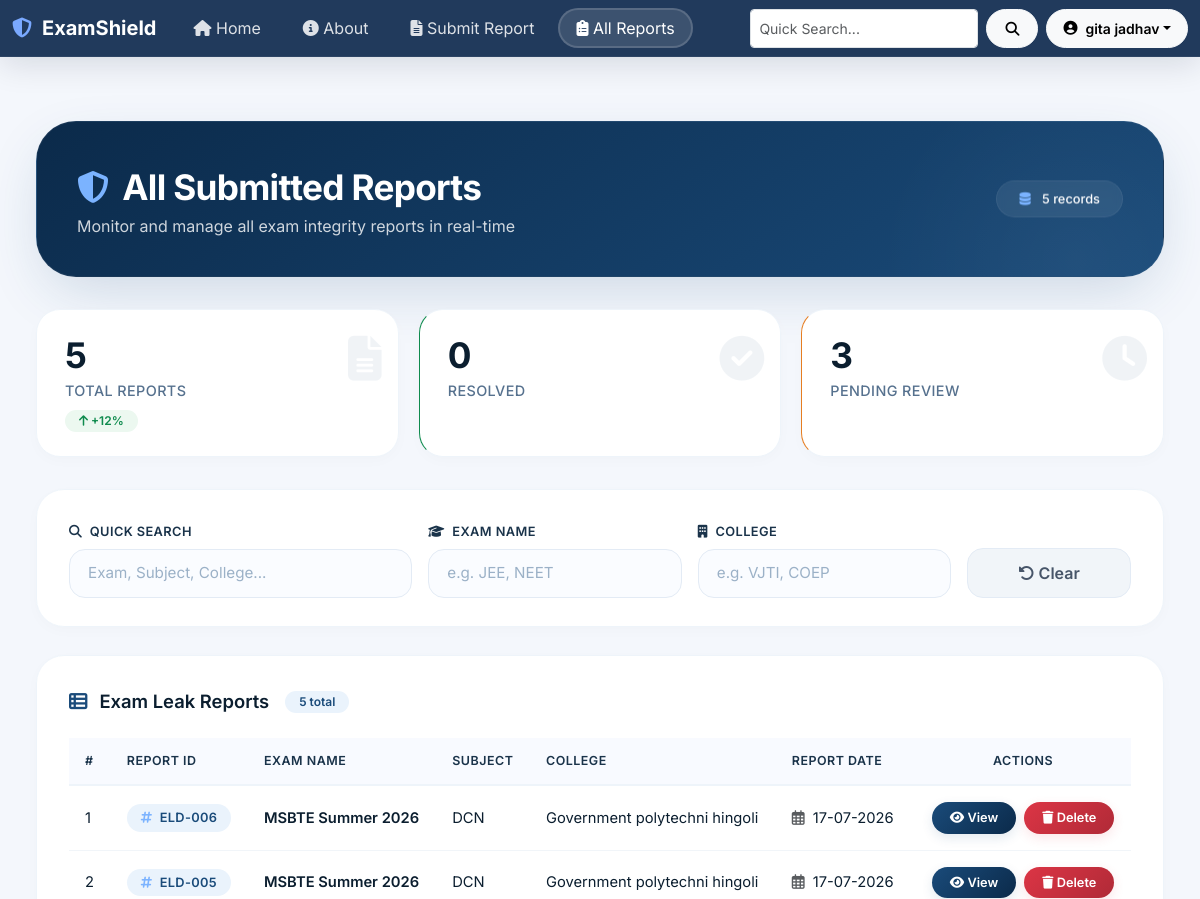
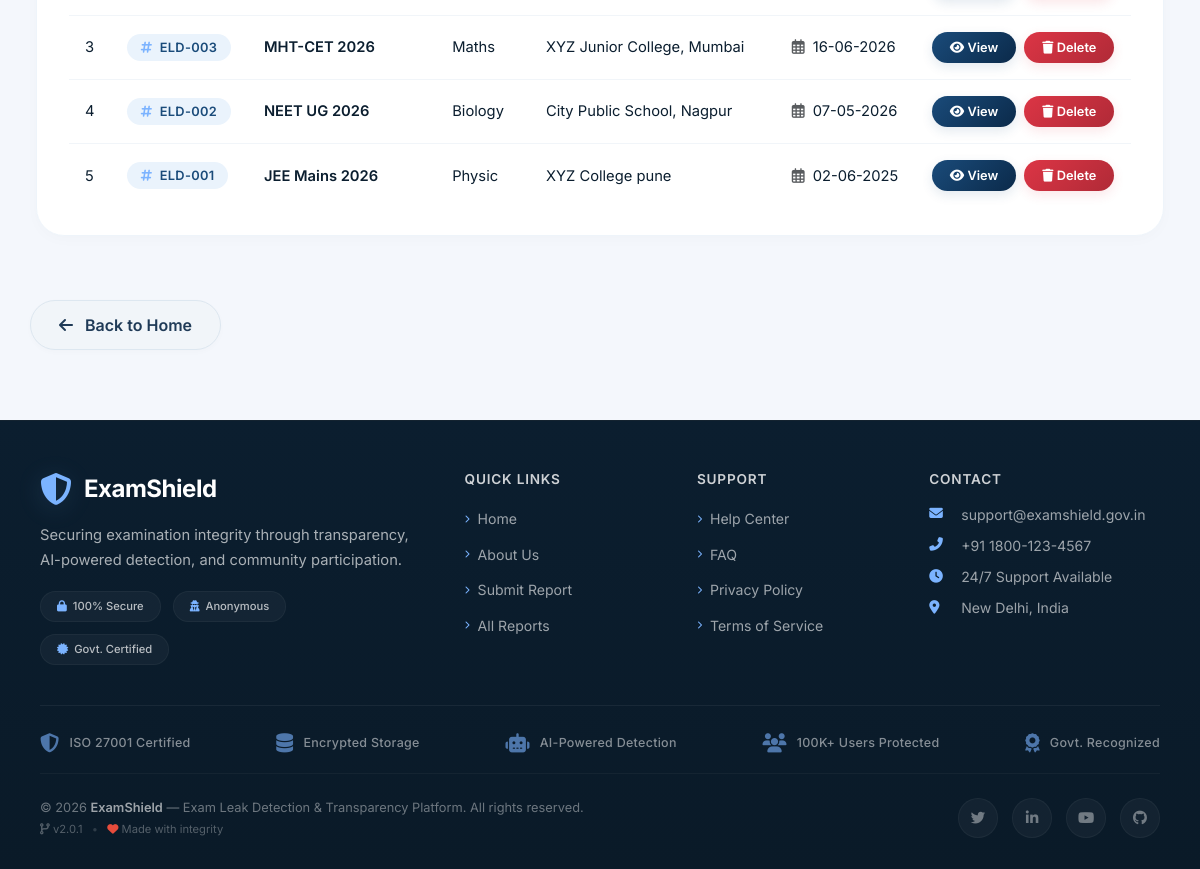
/report (signed in), run on the app's committed database (2 pictures, top to bottom).
### tables this page shows
CREATE TABLE users (
            id INTEGER PRIMARY KEY AUTOINCREMENT,
            username TEXT NOT NULL UNIQUE,
            password TEXT NOT NULL,
            email TEXT UNIQUE,
            mobile TEXT UNIQUE,
            name TEXT,
            role TEXT DEFAULT 'student',

            -- Verification
            is_mobile_verified INTEGER DEFAULT 0,
            is_email_verified INTEGER DEFAULT 0,
            mobile_otp TEXT,
            otp_generated_at TEXT,

            -- Identity Proof 
            profile_photo TEXT,
            id_proof_type TEXT,
            id_proof_number TEXT,
            id_proof_photo TEXT,
            is_id_verified INTEGER DEFAULT 0,

            -- Tracking & Moderation
            signup_ip TEXT,
            signup_user_agent TEXT,
            created_at TEXT DEFAULT CURRENT_TIMESTAMP,
            is_blocked INTEGER DEFAULT 0,
            trust_score INTEGER DEFAULT 100
        , state TEXT, district TEXT);

CREATE TABLE entries (
            id INTEGER PRIMARY KEY AUTOINCREMENT,
            user_id INTEGER NOT NULL,
            exam_name TEXT NOT NULL,
            subject_name TEXT NOT NULL,
            college_name TEXT NOT NULL,
            status TEXT DEFAULT 'Pending',
            report_date TEXT,
            description TEXT,

            -- Incident Location
            incident_state TEXT,
            incident_district TEXT,
            incident_city TEXT,
            incident_college TEXT,
            incident_address TEXT,

            -- Multiple Files - JSON madhe store karu
            photos TEXT,
            videos TEXT,
            audios TEXT,

            -- Admin
            urgency_score INTEGER DEFAULT 0,
            ai_summary TEXT,
            fake_status TEXT,
            admin_remark TEXT,
            is_dummy INTEGER DEFAULT 0,
            created_at TEXT DEFAULT CURRENT_TIMESTAMP,
            updated_at TEXT, category TEXT DEFAULT 'Other', sentiment TEXT DEFAULT 'Normal',

            FOREIGN KEY (user_id) REFERENCES users (id)
        );

### app.py (the view)
@app.route('/report')
@login_required
def report_list():
    search = request.args.get('search', '').strip()
    sort_by = request.args.get('sort', 'id')
    order = request.args.get('order', 'desc')
    exam_filter = request.args.get('exam', '').strip()
    college_filter = request.args.get('college', '').strip()
    all_reports = []
    conn = get_db()
    conn.row_factory = sqlite3.Row
    base_query = 'SELECT * FROM entries WHERE 1=1'
    params = []
    if current_user.role!= 'admin':
        base_query += ' AND user_id =?'
        params.append(current_user.id)
    if search:
        base_query += ' AND (exam_name LIKE? OR subject_name LIKE? OR college_name LIKE? OR description LIKE?)'
        search_term = f'%{search}%'
        params.extend([search_term] * 4)
    if exam_filter:
        base_query += ' AND exam_name LIKE?'
        params.append(f'%{exam_filter}%')
    if college_filter:
        base_query += ' AND college_name LIKE?'
        params.append(f'%{college_filter}%')
    valid_sorts = ['id', 'exam_name', 'subject_name', 'college_name', 'report_date']
    sort_column = 'id' if sort_by == 'display_id' else sort_by
    if sort_column not in valid_sorts: sort_column = 'id'
    sort_order = 'DESC' if order == 'desc' else 'ASC'
    base_query += f' ORDER BY {sort_column} {sort_order}'
    db_reports = conn.execute(base_query, params).fetchall()
    conn.close()
    for row in db_reports:
        report_dict = dict(row)
        report_dict['display_id'] = f"ELD-{report_dict['id']:03d}"
        report_dict['is_dummy'] = False
        report_dict['view_url'] = url_for('view_report', id=report_dict['id'])
        report_dict['delete_url'] = url_for('delete_report', id=report_dict['id'])
        report_dict['report_date_display'] = report_dict['report_date']
        if report_dict['report_date']:
            try:
                date_obj = datetime.strptime(report_dict['report_date'], '%Y-%m-%d')
                report_dict['report_date_display'] = date_obj.strftime('%d-%m-%Y')
            except: pass
        all_reports.append(report_dict)
    dummy_reports = DUMMY_REPORTS if current_user.role == 'admin' else []
    return render_template('reports.html', reports=all_reports + dummy_reports,
                           search=search, sort_by=sort_by, order=order,
                           exam_filter=exam_filter, college_filter=college_filter)

### templates/reports.html (shortened to what this page needs)
{% extends "base.html" %}
{% block content %}
<link href="https://cdn.jsdelivr.net/npm/bootstrap@5.3.2/dist/css/bootstrap.min.css" rel="stylesheet">
<link rel="stylesheet" href="https://cdnjs.cloudflare.com/ajax/libs/font-awesome/6.5.0/css/all.min.css">
<div class="container-fluid px-4 py-3">
  <div class="page-header">
    <h2><i class="fas fa-shield-halved"></i> All Submitted Reports</h2>
    <p>Monitor and manage all exam integrity reports in real-time</p>
    <span class="header-badge">
      <i class="fas fa-database"></i> {{ reports|length }} records
    </span>
  </div>
  <div class="stats-grid">
    <div class="stat-card">
      <span class="stat-icon-bg"><i class="fas fa-file-alt"></i></span>
      <h4>{{ reports|length }}</h4>
      <p>Total Reports</p>
      <span class="stat-trend"><i class="fas fa-arrow-up"></i> +12%</span>
    </div>
    <div class="stat-card" style="border-left-color: #0f8b4e;">
      <span class="stat-icon-bg"><i class="fas fa-check-circle"></i></span>
      <h4>{% set resolved = reports|selectattr('status', 'equalto', 'Resolved')|list|length %}{{ resolved }}</h4>
      <p>Resolved</p>
    </div>
    <div class="stat-card" style="border-left-color: #e67e22;">
      <span class="stat-icon-bg"><i class="fas fa-clock"></i></span>
      <h4>{% set pending = reports|selectattr('status', 'equalto', 'Pending')|list|length %}{{ pending }}</h4>
      <p>Pending Review</p>
    </div>
  </div>
  <div class="filter-card">
    <div class="row g-3 align-items-end">
      <div class="col-md-4">
        <label class="form-label"><i class="fas fa-search me-1"></i> Quick Search</label>
        <input type="text" id="searchInput" class="form-control" placeholder="Exam, Subject, College..." value="{{ search }}">
      </div>
      <div class="col-md-3">
        <label class="form-label"><i class="fas fa-graduation-cap me-1"></i> Exam Name</label>
        <input type="text" id="examInput" class="form-control" placeholder="e.g. JEE, NEET" value="{{ exam_filter }}">
      </div>
      <div class="col-md-3">
        <label class="form-label"><i class="fas fa-building me-1"></i> College</label>
        <input type="text" id="collegeInput" class="form-control" placeholder="e.g. VJTI, COEP" value="{{ college_filter }}">
      </div>
      <div class="col-md-2">
        <button id="clearBtn" class="btn btn-clear w-100">
          <i class="fas fa-undo-alt"></i> Clear
        </button>
      </div>
    </div>
  </div>
  <div class="table-card">
    <div class="table-title">
      <i class="fas fa-table-list"></i> Exam Leak Reports
      <span class="badge-count">{{ reports|length }} total</span>
    </div>
    {% if reports %}
    <div class="table-responsive">
      <table class="table" id="reportTable">
        <thead>
          <tr>
            <th>#</th>
            <th>Report ID</th>
            <th>Exam Name</th>
            <th>Subject</th>
            <th>College</th>
            <th>Report Date</th>
            <th class="text-center">Actions</th>
          </tr>
        </thead>
        <tbody>
          {% for report in reports %}
          <tr>
            <td>{{ loop.index }}</td>
            <td>
              <span class="report-id"><i class="fas fa-hashtag"></i> {{ report.display_id }}</span>
            </td>
            <td class="fw-semibold">{{ report.exam_name }}</td>
            <td>{{ report.subject_name }}</td>
            <td>{{ report.college_name }}</td>
            <td><i class="far fa-calendar-alt text-muted me-2"></i>{{ report.report_date_display }}</td>
            <td class="text-center">
              <div class="d-flex gap-2 justify-content-center flex-wrap">
                <a href="{{ report.view_url }}" class="btn btn-view text-white">
                  <i class="fas fa-eye"></i> View
                </a>
                {% if current_user.role == 'admin' or report.user_id == current_user.id %}
                <form action="{{ report.delete_url }}" method="POST" style="margin:0;">
                  <button type="submit" class="btn btn-delete text-white" onclick="return confirm('Delete this report? This cannot be undone.');">
                    <i class="fas fa-trash"></i> Delete
                  </button>
                </form>
                {% endif %}
              </div>
            </td>
          </tr>
          {% endfor %}
        </tbody>
      </table>
    </div>
    {% else %}
    <div class="empty-state" style="display:block">
      <i class="fas fa-inbox"></i>
      <h5>No Reports Yet</h5>
      <p>Submit your first report to see it here</p>
    </div>
    {% endif %}
  </div>
</div>
{% endblock %}

### templates/base.html (shortened to what this page needs)
<!DOCTYPE html>
<html lang="en">
<head>
    <link href="https://cdn.jsdelivr.net/npm/bootstrap@5.3.3/dist/css/bootstrap.min.css" rel="stylesheet">
    <link rel="stylesheet" href="https://cdnjs.cloudflare.com/ajax/libs/font-awesome/6.5.1/css/all.min.css">
</head>
<body>
<nav class="navbar navbar-expand-lg navbar-dark">
    <div class="container-fluid" style="max-width: 1400px;">
        <a class="navbar-brand" href="{{ url_for('home') }}">
            <i class="fas fa-shield-alt"></i> ExamShield
        </a>
        <div class="collapse navbar-collapse" id="navbarContent">
            <ul class="navbar-nav me-auto mb-2 mb-lg-0">
                <li class="nav-item">
                    <a class="nav-link {% if request.endpoint == 'home' %}active{% endif %}" href="{{ url_for('home') }}">
                        <i class="fas fa-home"></i> Home
                    </a>
                </li>
                <li class="nav-item">
                    <a class="nav-link {% if request.endpoint == 'about' %}active{% endif %}" href="{{ url_for('about') }}">
                        <i class="fas fa-info-circle"></i> About
                    </a>
                </li>
                {% if current_user.is_authenticated %}
                <li class="nav-item">
                    <a class="nav-link {% if request.endpoint == 'form' %}active{% endif %}" href="{{ url_for('form') }}">
                        <i class="fas fa-file-alt"></i> Submit Report
                    </a>
                </li>
                <li class="nav-item">
                    <a class="nav-link {% if request.endpoint == 'report_list' %}active{% endif %}" href="{{ url_for('report_list') }}">
                        <i class="fas fa-clipboard-list"></i> All Reports
                    </a>
                </li>
                {% endif %}
            </ul>
            <div class="d-flex align-items-center gap-2 flex-wrap">
                {% if current_user.is_authenticated %}
                <form class="d-flex" action="{{ url_for('report_list') }}" method="GET">
                    <input class="form-control form-control-sm search-input me-2"
                           type="search"
                           name="search"
                           placeholder="Quick Search...">
                    <button class="btn btn-light btn-sm" type="submit"><i class="fas fa-search"></i></button>
                </form>
                {% endif %}
                {% if current_user.is_authenticated %}
                    <div class="dropdown">
                        <button class="btn btn-light btn-sm rounded-pill dropdown-toggle d-flex align-items-center px-3"
                                type="button"
                                id="userDropdown"
                                data-bs-toggle="dropdown"
                                aria-expanded="false">
                            <i class="fas fa-user-circle me-2"></i> {{ current_user.name }}
                        </button>
                    </div>
                {% endif %}
            </div>
        </div>
    </div>
</nav>
<main class="container-fluid main-content">
    {% block content %}{% endblock %}
</main>
<div>
    <a href="{{ url_for('home') }}" class="back-btn">
        <i class="fas fa-arrow-left"></i> Back to Home
    </a>
</div>
<footer class="premium-footer">
    <div class="footer-container">
        <div class="footer-top">
            <div class="footer-brand">
                <div class="footer-logo">
                    <i class="fas fa-shield-alt"></i>
                    <span>ExamShield</span>
                </div>
                <p class="footer-tagline">
                    Securing examination integrity through transparency,
                    AI-powered detection, and community participation.
                </p>
                <div class="footer-trust-badge">
                    <span><i class="fas fa-lock"></i> 100% Secure</span>
                    <span><i class="fas fa-user-secret"></i> Anonymous</span>
                    <span><i class="fas fa-certificate"></i> Govt. Certified</span>
                </div>
            </div>
            <div class="footer-links">
                <h6>Quick Links</h6>
                <ul>
                    <li><a href="{{ url_for('home') }}"><i class="fas fa-chevron-right"></i> Home</a></li>
                    <li><a href="{{ url_for('about') }}"><i class="fas fa-chevron-right"></i> About Us</a></li>
                    <li><a href="{{ url_for('form') }}"><i class="fas fa-chevron-right"></i> Submit Report</a></li>
                    <li><a href="{{ url_for('report_list') }}"><i class="fas fa-chevron-right"></i> All Reports</a></li>
                </ul>
            </div>
            <div class="footer-links">
                <h6>Support</h6>
                <ul>
                    <li><a href="#"><i class="fas fa-chevron-right"></i> Help Center</a></li>
                    <li><a href="#"><i class="fas fa-chevron-right"></i> FAQ</a></li>
                    <li><a href="#"><i class="fas fa-chevron-right"></i> Privacy Policy</a></li>
                    <li><a href="#"><i class="fas fa-chevron-right"></i> Terms of Service</a></li>
                </ul>
            </div>
            <div class="footer-links">
                <h6>Contact</h6>
                <ul class="footer-contact">
                    <li><i class="fas fa-envelope"></i> support@examshield.gov.in</li>
                    <li><i class="fas fa-phone-alt"></i> +91 1800-123-4567</li>
                    <li><i class="fas fa-clock"></i> 24/7 Support Available</li>
                    <li><i class="fas fa-map-marker-alt"></i> New Delhi, India</li>
                </ul>
            </div>
        </div>
        <div class="footer-middle">
            <div class="trust-indicators">
                <div class="trust-item">
                    <i class="fas fa-shield-halved"></i>
                    <span>ISO 27001 Certified</span>
                </div>
                <div class="trust-item">
                    <i class="fas fa-database"></i>
                    <span>Encrypted Storage</span>
                </div>
                <div class="trust-item">
                    <i class="fas fa-robot"></i>
                    <span>AI-Powered Detection</span>
                </div>
                <div class="trust-item">
                    <i class="fas fa-users"></i>
                    <span>100K+ Users Protected</span>
                </div>
                <div class="trust-item">
                    <i class="fas fa-award"></i>
                    <span>Govt. Recognized</span>
                </div>
            </div>
        </div>
        <div class="footer-bottom">
            <div class="footer-copyright">
                <p>
                    &copy; 2026 <strong>ExamShield</strong> — Exam Leak Detection &amp; Transparency Platform.
                    All rights reserved.
                </p>
                <p class="footer-version">
                    <i class="fas fa-code-branch"></i> v2.0.1
                    <span class="dot-separator">&bull;</span>
                    <i class="fas fa-heart" style="color: #e74c3c;"></i> Made with integrity
                </p>
            </div>
            <div class="footer-social">
                <a href="#" aria-label="Twitter"><i class="fab fa-twitter"></i></a>
                <a href="#" aria-label="LinkedIn"><i class="fab fa-linkedin-in"></i></a>
                <a href="#" aria-label="YouTube"><i class="fab fa-youtube"></i></a>
                <a href="#" aria-label="GitHub"><i class="fab fa-github"></i></a>
            </div>
        </div>
    </div>
</footer>
</body>
</html>

### data on the page
users: name "gita jadhav"
entries: display_id "ELD-006", exam_name "MSBTE Summer 2026", subject_name "DCN", college_name "Government polytechni hingoli", report_date_display "17-07-2026"
entries: display_id "ELD-005", exam_name "MSBTE Summer 2026", subject_name "DCN", college_name "Government polytechni hingoli", report_date_display "17-07-2026"
entries: display_id "ELD-003", exam_name "MHT-CET 2026", subject_name "Maths", college_name "XYZ Junior College, Mumbai", report_date_display "16-06-2026"
entries: display_id "ELD-002", exam_name "NEET UG 2026", subject_name "Biology", college_name "City Public School, Nagpur", report_date_display "07-05-2026"
entries: display_id "ELD-001", exam_name "JEE Mains 2026", subject_name "Physic", college_name "XYZ College pune", report_date_display "02-06-2025"

### other printed values
{{ reports|length }} "5"
{{ resolved }} "0"
{{ pending }} "3"
